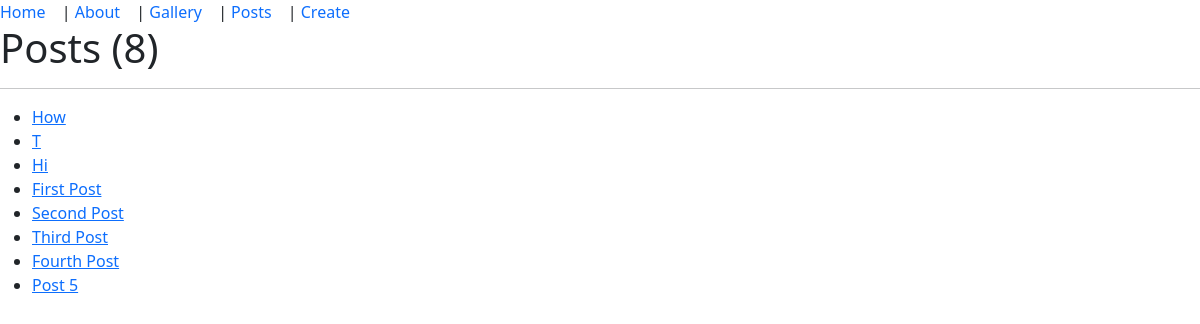
/posts/, run on an earlier commit of the app's database.
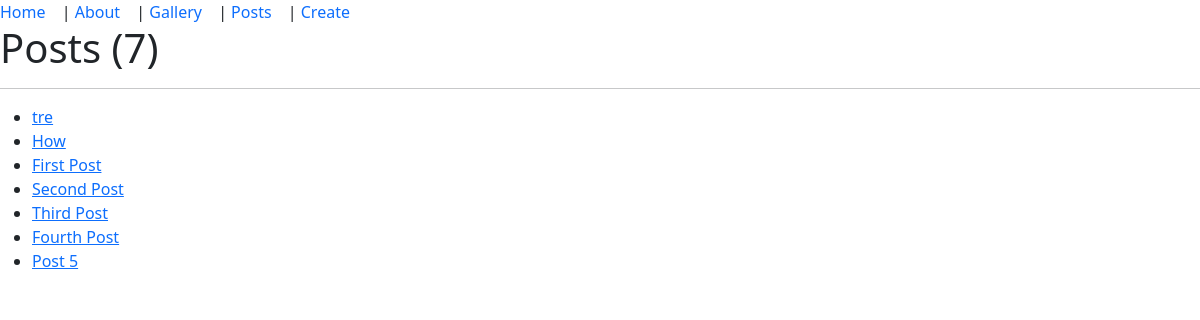
And on a later commit of the database.
### pages/models.py (models this page shows, shortened)
class Post(models.Model):
    title = models.CharField(max_length=100, validators=[MinLengthValidator(3)])
    body = models.TextField(validators=[MinLengthValidator(10)])
    created_at = models.DateTimeField(auto_now_add=True)
    class Meta:
        ordering = ['-created_at']
        constraints = [
            models.UniqueConstraint(fields=['title'], name='unique_post_title')
        ]

### pages/views.py (the view)
# urls.py: path('posts/', views.post_list, name='post_list'),
def post_list(request):
    posts = Post.objects.all()
    context = {
        'posts': posts,
        'title': 'Posts',
    }
    return render(request, 'post_list.html', context)

### pages/templates/post_list.html (shortened to what this page needs)
{% extends 'base.html' %}
{% block content %}
 <h1>Posts ({{ posts.count }})</h1>
   <hr>
 <ul>
   {% for post in posts %}
      <li>
         <a href="{% url 'post_view' post.pk %}">{{ post.title }}</a>
      </li>
   {% empty %}
      <p>No post yet.</p>
   {% endfor %}
 </ul>
{% endblock %}

What changed in the data, as far as the page shows it:
removed Post: title "T"
removed Post: title "Hi"
added Post: title "tre"
Also different on the page:
{{ posts.count }}: "8" → "7"
